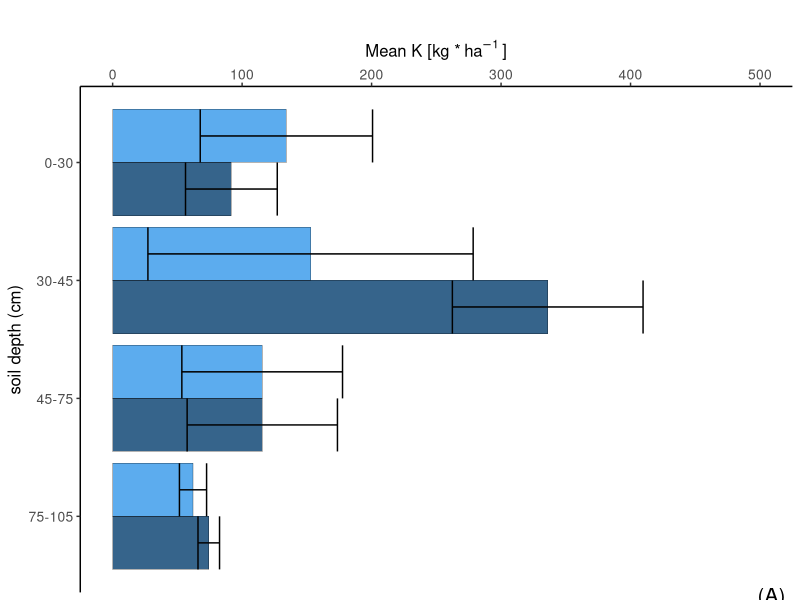
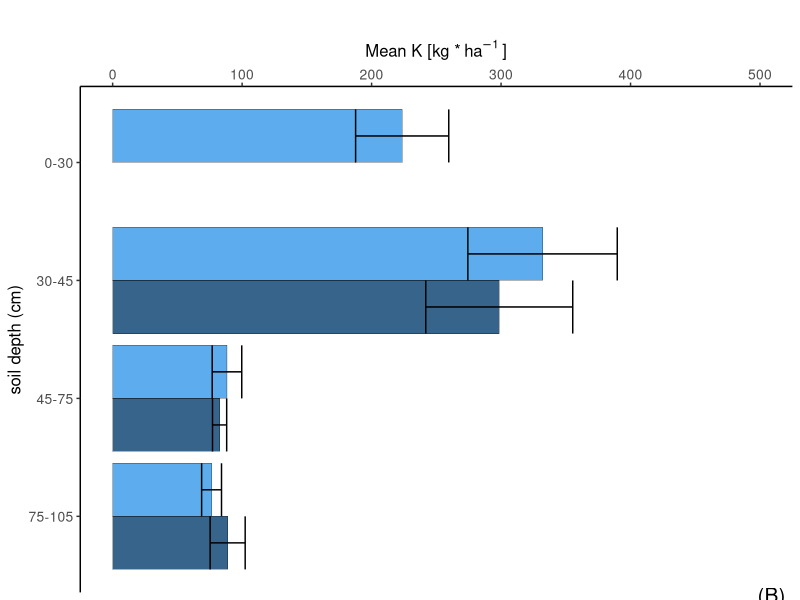
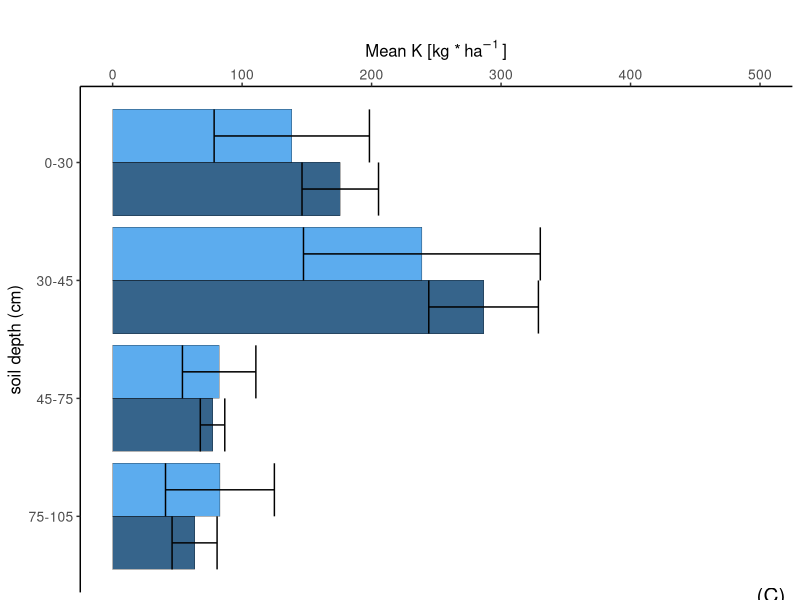
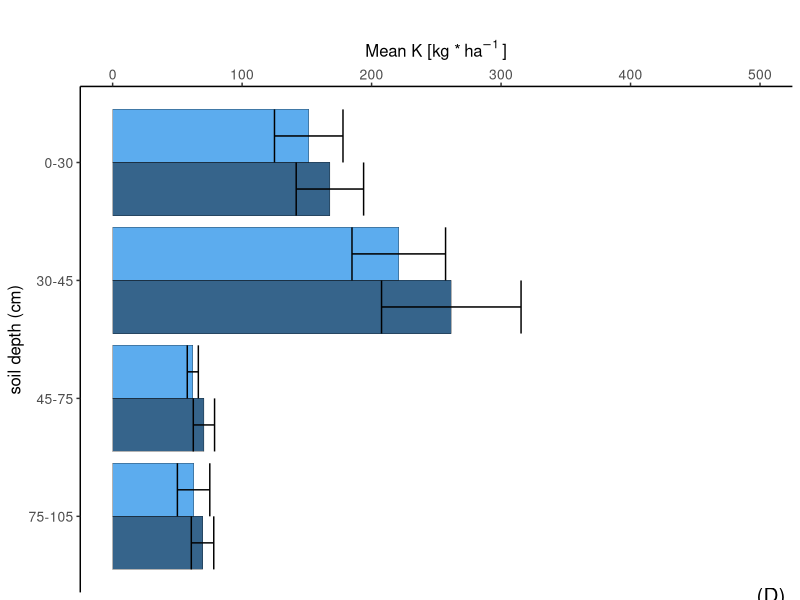
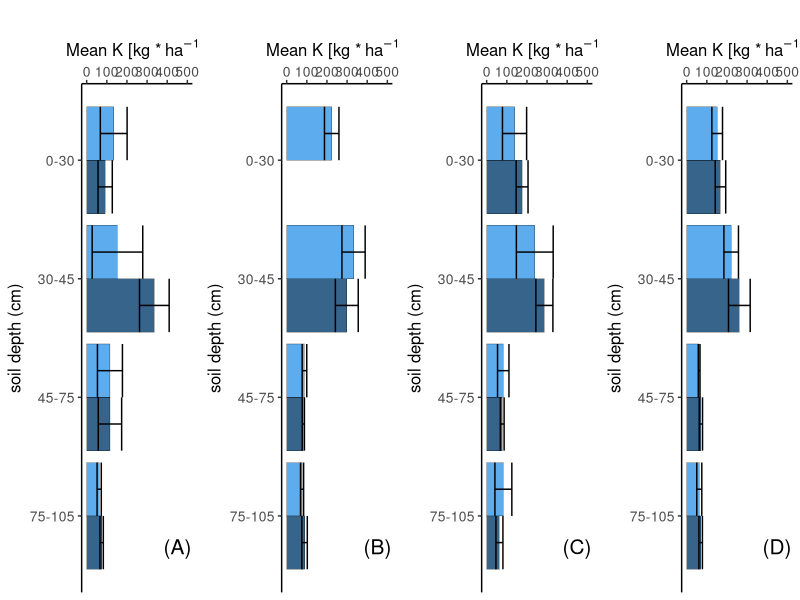
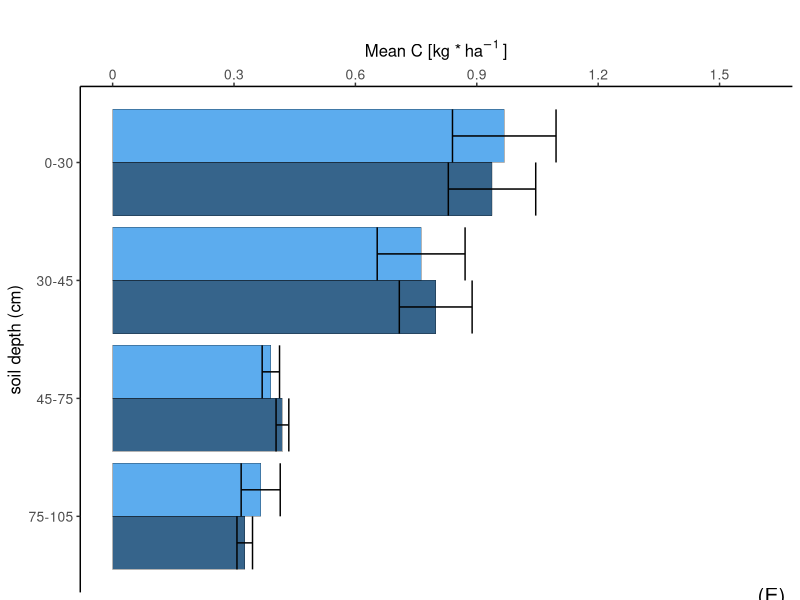
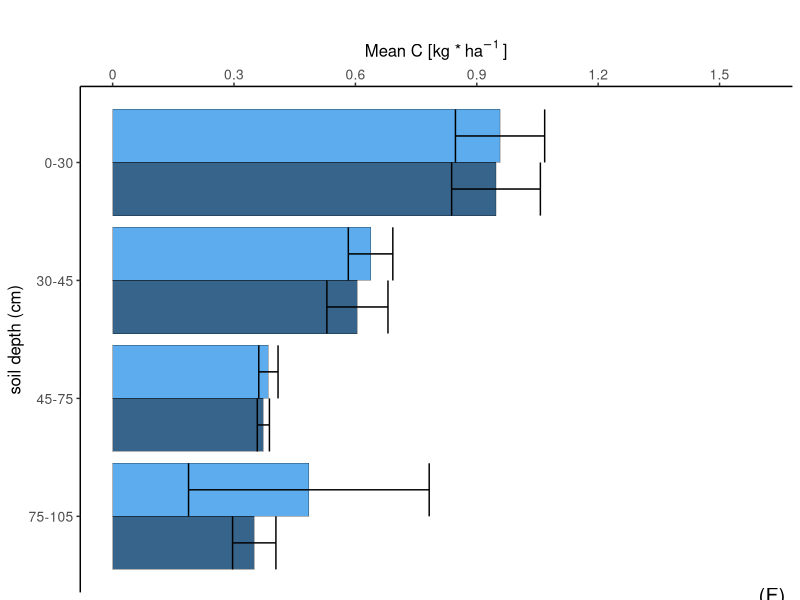
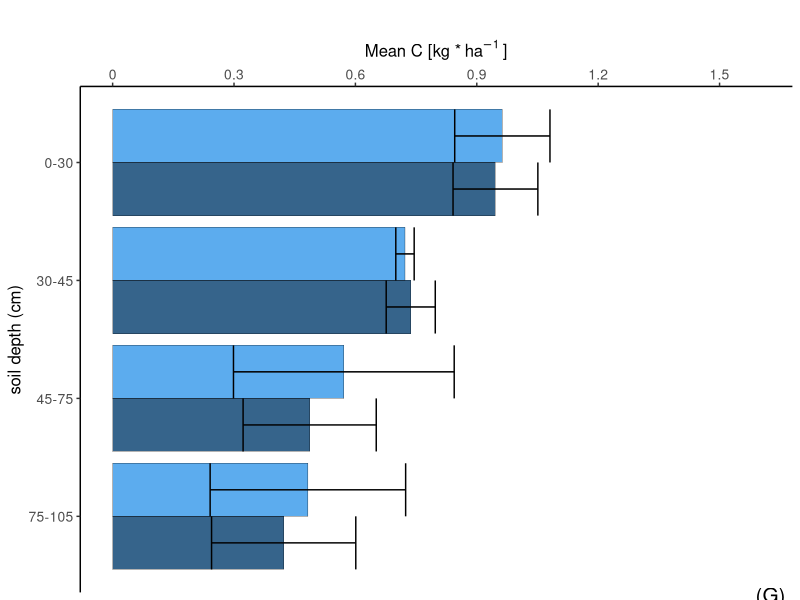

Write the R code that produced these figures, in order.
library(tidyverse)
library(readxl)
library(gridExtra)
library(ggpubr)

#rohdaten soil
Rohdaten_soil <- read.csv2("soil data C.csv")

#Thema
Thema_soil <- theme(panel.background = element_rect(fill = "white"),
                    axis.line = element_line())

#K
#Durchschnitt und Standardabweichung pro Parzelle und Tiefe und Sampling date
Durchschnitt_pro_Parzelle <- Rohdaten_soil %>%
  group_by(date, fieldrep, treatment, depth_class) %>%
  summarise(mean_Parameter = mean(K_mgkg, na.rm=TRUE), SD_Parameter = sd(K_mgkg, na.rm=TRUE))

Durchschnitt_pro_Parzelle$fieldrep<-as.character(Durchschnitt_pro_Parzelle$fieldrep)
Durchschnitt_pro_Parzelle$treatment<-as.character(Durchschnitt_pro_Parzelle$treatment)

#Durchschnitt und Standardabweichung Variante je Sampling date und Tiefe
Durchschnitt_Variante <- Durchschnitt_pro_Parzelle %>%
  group_by(date, treatment, depth_class) %>% 
  summarize(Anzahl_Parzellen=length(mean_Parameter),mean_Parameter_treat=mean(mean_Parameter, na.rm=TRUE), SD_Parameter_treat=sd(mean_Parameter, na.rm=TRUE))

Durchschnitt_Variante$treatment<-as.character(Durchschnitt_Variante$treatment)

Farben_Varianten <- c("5"="steelblue4", "6"="steelblue2")

Durchschnitt_Variante_date <-
  Durchschnitt_Variante[Durchschnitt_Variante$date == 1,]

a <- ggplot(Durchschnitt_Variante_date [(  Durchschnitt_Variante_date$treatment == "5"|
                                      Durchschnitt_Variante_date$treatment == "6"),], 
       aes(x=depth_class,y=mean_Parameter_treat, fill=treatment))+
  geom_bar (stat="identity",position="dodge", color="black", size=0.1)+
  ylab(bquote("Mean K [kg *" ~ha^-1 ~"]"))+
  xlab("soil depth (cm)")+
  Thema_soil +
  scale_y_continuous(position = "right", breaks = c(0, 100, 200, 300, 400, 500),
                     labels = c("0", "100", "200", "300", "400", "500"),
                     limits=c(0,500))+
  geom_errorbar(aes(ymin=mean_Parameter_treat-SD_Parameter_treat,
                    ymax=mean_Parameter_treat+SD_Parameter_treat),position=position_dodge(width=0.9))+  
  scale_x_reverse(breaks=c(1,2,3,4), labels=c("0-30", "30-45", "45-75", "75-105"))+
  coord_flip()+
  ggtitle("(A)") +
  scale_color_manual(values = Farben_Varianten, aesthetics = "fill", labels=c("RS2", "WW2"))+
  theme(axis.text.x = element_text(size = 10),
        axis.ticks.x=element_line(size=0.5),
        legend.title=element_blank(),
        legend.position="none",
        legend.text = element_text(size = 12),
        legend.spacing.x = unit(0.2, 'cm'),
        axis.title.x = element_text(size = 12),
        axis.title.y = element_text(size = 12),
        axis.text.y = element_text(size = 10),
        plot.title = element_text(size = 15, vjust = -115, hjust = 0.99))
a

Durchschnitt_Variante_date <-
  Durchschnitt_Variante[Durchschnitt_Variante$date == 2,]

b <- ggplot(Durchschnitt_Variante_date [(  Durchschnitt_Variante_date$treatment == "5"|
                                             Durchschnitt_Variante_date$treatment == "6"),], 
            aes(x=depth_class,y=mean_Parameter_treat, fill=treatment))+
  geom_bar (stat="identity",position="dodge", color="black", size=0.1)+
  ylab(bquote("Mean K [kg *" ~ha^-1 ~"]"))+
  xlab("soil depth (cm)")+
  Thema_soil+
  scale_y_continuous(position = "right", breaks = c(0, 100, 200, 300, 400, 500),
                     labels = c("0", "100", "200", "300", "400", "500"),
                     limits=c(0,500))+
  geom_errorbar(aes(ymin=mean_Parameter_treat-SD_Parameter_treat,
                    ymax=mean_Parameter_treat+SD_Parameter_treat),position=position_dodge(width=0.9))+  
  scale_x_reverse(breaks=c(1,2,3,4), labels=c("0-30", "30-45", "45-75", "75-105"))+
  coord_flip()+
  ggtitle("(B)") +
  scale_color_manual(values = Farben_Varianten, aesthetics = "fill", labels=c("RS2", "WW2"))+
  theme(axis.text.x = element_text(size = 10),
        axis.ticks.x=element_line(size=0.5),
        legend.title=element_blank(),
        legend.position="none",
        legend.text = element_text(size = 12),
        legend.spacing.x = unit(0.2, 'cm'),
        axis.title.x = element_text(size = 12),
        axis.title.y = element_text(size = 12),
        axis.text.y = element_text(size = 10),
        plot.title = element_text(size = 15, vjust = -115, hjust = 0.99))
b

Durchschnitt_Variante_date <-
  Durchschnitt_Variante[Durchschnitt_Variante$date == 3,]

c <- ggplot(Durchschnitt_Variante_date [(  Durchschnitt_Variante_date$treatment == "5"|
                                             Durchschnitt_Variante_date$treatment == "6"),], 
            aes(x=depth_class,y=mean_Parameter_treat, fill=treatment))+
  geom_bar (stat="identity",position="dodge", color="black", size=0.1)+
  ylab(bquote("Mean K [kg *" ~ha^-1 ~"]"))+
  xlab("soil depth (cm)")+
  Thema_soil+
  scale_y_continuous(position = "right", breaks = c(0, 100, 200, 300, 400, 500),
                     labels = c("0", "100", "200", "300", "400", "500"),
                     limits=c(0,500))+
  geom_errorbar(aes(ymin=mean_Parameter_treat-SD_Parameter_treat,
                    ymax=mean_Parameter_treat+SD_Parameter_treat),position=position_dodge(width=0.9))+  
  scale_x_reverse(breaks=c(1,2,3,4), labels=c("0-30", "30-45", "45-75", "75-105"))+
  coord_flip()+
  ggtitle("(C)") +
  scale_color_manual(values = Farben_Varianten, aesthetics = "fill", labels=c("RS2", "WW2"))+
  theme(axis.text.x = element_text(size = 10),
        axis.ticks.x=element_line(size=0.5),
        legend.title=element_blank(),
        legend.position="none",
        legend.text = element_text(size = 12),
        legend.spacing.x = unit(0.2, 'cm'),
        axis.title.x = element_text(size = 12),
        axis.title.y = element_text(size = 12),
        axis.text.y = element_text(size = 10),
        plot.title = element_text(size = 15, vjust = -115, hjust = 0.99))
c

Durchschnitt_Variante_date <-
  Durchschnitt_Variante[Durchschnitt_Variante$date == 4,]

d <- ggplot(Durchschnitt_Variante_date [(  Durchschnitt_Variante_date$treatment == "5"|
                                             Durchschnitt_Variante_date$treatment == "6"),], 
            aes(x=depth_class,y=mean_Parameter_treat, fill=treatment))+
  geom_bar (stat="identity",position="dodge", color="black", size=0.1)+
  ylab(bquote("Mean K [kg *" ~ha^-1 ~"]"))+
  xlab("soil depth (cm)")+
  Thema_soil+
  scale_y_continuous(position = "right", breaks = c(0, 100, 200, 300, 400, 500),
                     labels = c("0", "100", "200", "300", "400", "500"),
                     limits=c(0,500))+
  geom_errorbar(aes(ymin=mean_Parameter_treat-SD_Parameter_treat,
                    ymax=mean_Parameter_treat+SD_Parameter_treat),position=position_dodge(width=0.9))+  
  scale_x_reverse(breaks=c(1,2,3,4), labels=c("0-30", "30-45", "45-75", "75-105"))+
  coord_flip()+
  ggtitle("(D)") +
  scale_color_manual(values = Farben_Varianten, aesthetics = "fill", labels=c("RS2", "WW2"))+
  theme(axis.text.x = element_text(size = 10),
        axis.ticks.x=element_line(size=0.5),
        legend.title=element_blank(),
        legend.position="none",
        legend.text = element_text(size = 12),
        legend.spacing.x = unit(0.2, 'cm'),
        axis.title.x = element_text(size = 12),
        axis.title.y = element_text(size = 12),
        axis.text.y = element_text(size = 10),
        plot.title = element_text(size = 15, vjust = -115, hjust = 0.99))
d

Durchschnitt_Variante_date <-
  Durchschnitt_Variante[Durchschnitt_Variante$date == 4,]

K <- ggarrange(a, b, c, d, ncol = 4, nrow = 1)
K

#C
#Durchschnitt und Standardabweichung pro Parzelle und Tiefe und Sampling date
Durchschnitt_pro_Parzelle <- Rohdaten_soil %>%
  group_by(date, fieldrep, treatment, depth_class) %>%
  summarise(mean_Parameter = mean(C_proz, na.rm=TRUE), SD_Parameter = sd(C_proz, na.rm=TRUE))

Durchschnitt_pro_Parzelle$fieldrep<-as.character(Durchschnitt_pro_Parzelle$fieldrep)
Durchschnitt_pro_Parzelle$treatment<-as.character(Durchschnitt_pro_Parzelle$treatment)

#Durchschnitt und Standardabweichung Variante je Sampling date und Tiefe
Durchschnitt_Variante <- Durchschnitt_pro_Parzelle %>%
  group_by(date, treatment, depth_class) %>% 
  summarize(Anzahl_Parzellen=length(mean_Parameter),mean_Parameter_treat=mean(mean_Parameter, na.rm=TRUE), SD_Parameter_treat=sd(mean_Parameter, na.rm=TRUE))

Durchschnitt_Variante$treatment<-as.character(Durchschnitt_Variante$treatment)

Farben_Varianten <- c("5"="steelblue4", "6"="steelblue2")

Durchschnitt_Variante_date <-
  Durchschnitt_Variante[Durchschnitt_Variante$date == 1,]

e <- ggplot(Durchschnitt_Variante_date [(  Durchschnitt_Variante_date$treatment == "5"|
                                             Durchschnitt_Variante_date$treatment == "6"),], 
            aes(x=depth_class,y=mean_Parameter_treat, fill=treatment))+
  geom_bar (stat="identity",position="dodge", color="black", size=0.1)+
  ylab(bquote("Mean C [kg *" ~ha^-1 ~"]"))+
  xlab("soil depth (cm)")+
  Thema_soil+
  scale_y_continuous(position = "right", breaks = c(0, 0.3, 0.6, 0.9, 1.2, 1.5),
                     labels = c("0", "0.3", "0.6", "0.9", "1.2", "1.5"),
                     limits=c(0,1.6))+
  geom_errorbar(aes(ymin=mean_Parameter_treat-SD_Parameter_treat,
                    ymax=mean_Parameter_treat+SD_Parameter_treat),position=position_dodge(width=0.9))+  
  scale_x_reverse(breaks=c(1,2,3,4), labels=c("0-30", "30-45", "45-75", "75-105"))+
  coord_flip()+
  ggtitle("(E)") +
  scale_color_manual(values = Farben_Varianten, aesthetics = "fill", labels=c("RS2", "WW2"))+
  theme(axis.text.x = element_text(size = 10),
        axis.ticks.x=element_line(size=0.5),
        legend.title=element_blank(),
        legend.position="none",
        legend.text = element_text(size = 12),
        legend.spacing.x = unit(0.2, 'cm'),
        axis.title.x = element_text(size = 12),
        axis.title.y = element_text(size = 12),
        axis.text.y = element_text(size = 10),
        plot.title = element_text(size = 15, vjust = -115, hjust = 0.99))
e

Durchschnitt_Variante_date <-
  Durchschnitt_Variante[Durchschnitt_Variante$date == 2,]

f <- ggplot(Durchschnitt_Variante_date [(  Durchschnitt_Variante_date$treatment == "5"|
                                             Durchschnitt_Variante_date$treatment == "6"),], 
            aes(x=depth_class,y=mean_Parameter_treat, fill=treatment))+
  geom_bar (stat="identity",position="dodge", color="black", size=0.1)+
  ylab(bquote("Mean C [kg *" ~ha^-1 ~"]"))+
  xlab("soil depth (cm)")+
  Thema_soil+
  scale_y_continuous(position = "right", breaks = c(0, 0.3, 0.6, 0.9, 1.2, 1.5),
                     labels = c("0", "0.3", "0.6", "0.9", "1.2", "1.5"),
                     limits=c(0,1.6))+
  geom_errorbar(aes(ymin=mean_Parameter_treat-SD_Parameter_treat,
                    ymax=mean_Parameter_treat+SD_Parameter_treat),position=position_dodge(width=0.9))+  
  scale_x_reverse(breaks=c(1,2,3,4), labels=c("0-30", "30-45", "45-75", "75-105"))+
  coord_flip()+
  ggtitle("(F)") +
  scale_color_manual(values = Farben_Varianten, aesthetics = "fill", labels=c("RS2", "WW2"))+
  theme(axis.text.x = element_text(size = 10),
        axis.ticks.x=element_line(size=0.5),
        legend.title=element_blank(),
        legend.position="none",
        legend.text = element_text(size = 12),
        legend.spacing.x = unit(0.2, 'cm'),
        axis.title.x = element_text(size = 12),
        axis.title.y = element_text(size = 12),
        axis.text.y = element_text(size = 10),
        plot.title = element_text(size = 15, vjust = -115, hjust = 0.99))
f

Durchschnitt_Variante_date <-
  Durchschnitt_Variante[Durchschnitt_Variante$date == 3,]

g <- ggplot(Durchschnitt_Variante_date [(  Durchschnitt_Variante_date$treatment == "5"|
                                             Durchschnitt_Variante_date$treatment == "6"),], 
            aes(x=depth_class,y=mean_Parameter_treat, fill=treatment))+
  geom_bar (stat="identity",position="dodge", color="black", size=0.1)+
  ylab(bquote("Mean C [kg *" ~ha^-1 ~"]"))+
  xlab("soil depth (cm)")+
  Thema_soil+
  scale_y_continuous(position = "right", breaks = c(0, 0.3, 0.6, 0.9, 1.2, 1.5),
                     labels = c("0", "0.3", "0.6", "0.9", "1.2", "1.5"),
                     limits=c(0,1.6))+
  geom_errorbar(aes(ymin=mean_Parameter_treat-SD_Parameter_treat,
                    ymax=mean_Parameter_treat+SD_Parameter_treat),position=position_dodge(width=0.9))+  
  scale_x_reverse(breaks=c(1,2,3,4), labels=c("0-30", "30-45", "45-75", "75-105"))+
  coord_flip()+
  ggtitle("(G)") +
  scale_color_manual(values = Farben_Varianten, aesthetics = "fill", labels=c("RS2", "WW2"))+
  theme(axis.text.x = element_text(size = 10),
        axis.ticks.x=element_line(size=0.5),
        legend.title=element_blank(),
        legend.position="none",
        legend.text = element_text(size = 12),
        legend.spacing.x = unit(0.2, 'cm'),
        axis.title.x = element_text(size = 12),
        axis.title.y = element_text(size = 12),
        axis.text.y = element_text(size = 10),
        plot.title = element_text(size = 15, vjust = -115, hjust = 0.99))
g

Durchschnitt_Variante_date <-
  Durchschnitt_Variante[Durchschnitt_Variante$date == 4,]

h <- ggplot(Durchschnitt_Variante_date [(  Durchschnitt_Variante_date$treatment == "5"|
                                             Durchschnitt_Variante_date$treatment == "6"),], 
            aes(x=depth_class,y=mean_Parameter_treat, fill=treatment))+
  geom_bar (stat="identity",position="dodge", color="black", size=0.1)+
  ylab(bquote("Mean C [kg *" ~ha^-1 ~"]"))+
  xlab("soil depth (cm)")+
  Thema_soil+
  scale_y_continuous(position = "right", breaks = c(0, 0.3, 0.6, 0.9, 1.2, 1.5),
                     labels = c("0", "0.3", "0.6", "0.9", "1.2", "1.5"),
                     limits=c(0,1.6))+
  geom_errorbar(aes(ymin=mean_Parameter_treat-SD_Parameter_treat,
                    ymax=mean_Parameter_treat+SD_Parameter_treat),position=position_dodge(width=0.9))+  
  scale_x_reverse(breaks=c(1,2,3,4), labels=c("0-30", "30-45", "45-75", "75-105"))+
  coord_flip()+
  ggtitle("(H)") +
  scale_color_manual(values = Farben_Varianten, aesthetics = "fill", labels=c("RS2", "WW2"))+
  theme(axis.text.x = element_text(size = 10),
        axis.ticks.x=element_line(size=0.5),
        legend.title=element_blank(),
        legend.position="none",
        legend.text = element_text(size = 12),
        legend.spacing.x = unit(0.2, 'cm'),
        axis.title.x = element_text(size = 12),
        axis.title.y = element_text(size = 12),
        axis.text.y = element_text(size = 10),
        plot.title = element_text(size = 15, vjust = -115, hjust = 0.99))
h

C <- ggarrange(e, f, g, h, ncol = 4, nrow = 1)
C

#N
#Durchschnitt und Standardabweichung pro Parzelle und Tiefe und Sampling date
Durchschnitt_pro_Parzelle <- Rohdaten_soil %>%
  group_by(date, fieldrep, treatment, depth_class) %>%
  summarise(mean_Parameter = mean(N_proz, na.rm=TRUE), SD_Parameter = sd(N_proz, na.rm=TRUE))

Durchschnitt_pro_Parzelle$fieldrep<-as.character(Durchschnitt_pro_Parzelle$fieldrep)
Durchschnitt_pro_Parzelle$treatment<-as.character(Durchschnitt_pro_Parzelle$treatment)

#Durchschnitt und Standardabweichung Variante je Sampling date und Tiefe
Durchschnitt_Variante <- Durchschnitt_pro_Parzelle %>%
  group_by(date, treatment, depth_class) %>% 
  summarize(Anzahl_Parzellen=length(mean_Parameter),mean_Parameter_treat=mean(mean_Parameter, na.rm=TRUE), SD_Parameter_treat=sd(mean_Parameter, na.rm=TRUE))

Durchschnitt_Variante$treatment<-as.character(Durchschnitt_Variante$treatment)

Farben_Varianten <- c("5"="steelblue4", "6"="steelblue2")

Durchschnitt_Variante_date <-
  Durchschnitt_Variante[Durchschnitt_Variante$date == 1,]

i <- ggplot(Durchschnitt_Variante_date [(  Durchschnitt_Variante_date$treatment == "5"|
                                             Durchschnitt_Variante_date$treatment == "6"),], 
            aes(x=depth_class,y=mean_Parameter_treat, fill=treatment))+
  geom_bar (stat="identity",position="dodge", color="black", size=0.1)+
  ylab(bquote("Mean N [kg *" ~ha^-1 ~"]"))+
  xlab("soil depth (cm)")+
  Thema_soil+
  scale_y_continuous(position = "right", breaks = c(0, 0.03, 0.06, 0.09, 0.12, 0.15),
                     labels = c("0", "0.03", "0.06", "0.09", "0.12", "0.15"),
                     limits=c(0,0.15))+
  geom_errorbar(aes(ymin=mean_Parameter_treat-SD_Parameter_treat,
                    ymax=mean_Parameter_treat+SD_Parameter_treat),position=position_dodge(width=0.9))+  
  scale_x_reverse(breaks=c(1,2,3,4), labels=c("0-30", "30-45", "45-75", "75-105"))+
  coord_flip()+
  ggtitle("(I)") +
  scale_color_manual(values = Farben_Varianten, aesthetics = "fill", labels=c("RS2", "WW2"))+
  theme(axis.text.x = element_text(size = 10),
        axis.ticks.x=element_line(size=0.5),
        legend.title=element_blank(),
        legend.position="none",
        legend.text = element_text(size = 12),
        legend.spacing.x = unit(0.2, 'cm'),
        axis.title.x = element_text(size = 12),
        axis.title.y = element_text(size = 12),
        axis.text.y = element_text(size = 10),
        plot.title = element_text(size = 15, vjust = -115, hjust = 0.99))
i

Durchschnitt_Variante_date <-
  Durchschnitt_Variante[Durchschnitt_Variante$date == 2,]

j <- ggplot(Durchschnitt_Variante_date [(  Durchschnitt_Variante_date$treatment == "5"|
                                             Durchschnitt_Variante_date$treatment == "6"),], 
            aes(x=depth_class,y=mean_Parameter_treat, fill=treatment))+
  geom_bar (stat="identity",position="dodge", color="black", size=0.1)+
  ylab(bquote("Mean N [kg *" ~ha^-1 ~"]"))+
  xlab("soil depth (cm)")+
  Thema_soil+
  scale_y_continuous(position = "right", breaks = c(0, 0.03, 0.06, 0.09, 0.12, 0.15),
                     labels = c("0", "0.03", "0.06", "0.09", "0.12", "0.15"),
                     limits=c(0,0.15))+
  geom_errorbar(aes(ymin=mean_Parameter_treat-SD_Parameter_treat,
                    ymax=mean_Parameter_treat+SD_Parameter_treat),position=position_dodge(width=0.9))+  
  scale_x_reverse(breaks=c(1,2,3,4), labels=c("0-30", "30-45", "45-75", "75-105"))+
  coord_flip()+
  ggtitle("(J)") +
  scale_color_manual(values = Farben_Varianten, aesthetics = "fill", labels=c("RS2", "WW2"))+
  theme(axis.text.x = element_text(size = 10),
        axis.ticks.x=element_line(size=0.5),
        legend.title=element_blank(),
        legend.position="none",
        legend.text = element_text(size = 12),
        legend.spacing.x = unit(0.2, 'cm'),
        axis.title.x = element_text(size = 12),
        axis.title.y = element_text(size = 12),
        axis.text.y = element_text(size = 10),
        plot.title = element_text(size = 15, vjust = -115, hjust = 0.99))
j

Durchschnitt_Variante_date <-
  Durchschnitt_Variante[Durchschnitt_Variante$date == 3,]

k <- ggplot(Durchschnitt_Variante_date [(  Durchschnitt_Variante_date$treatment == "5"|
                                             Durchschnitt_Variante_date$treatment == "6"),], 
            aes(x=depth_class,y=mean_Parameter_treat, fill=treatment))+
  geom_bar (stat="identity",position="dodge", color="black", size=0.1)+
  ylab(bquote("Mean N [kg *" ~ha^-1 ~"]"))+
  xlab("soil depth (cm)")+
  Thema_soil+
  scale_y_continuous(position = "right", breaks = c(0, 0.03, 0.06, 0.09, 0.12, 0.15),
                     labels = c("0", "0.03", "0.06", "0.09", "0.12", "0.15"),
                     limits=c(0,0.15))+
  geom_errorbar(aes(ymin=mean_Parameter_treat-SD_Parameter_treat,
                    ymax=mean_Parameter_treat+SD_Parameter_treat),position=position_dodge(width=0.9))+  
  scale_x_reverse(breaks=c(1,2,3,4), labels=c("0-30", "30-45", "45-75", "75-105"))+
  coord_flip()+
  ggtitle("(K)") +
  scale_color_manual(values = Farben_Varianten, aesthetics = "fill", labels=c("RS2", "WW2"))+
  theme(axis.text.x = element_text(size = 10),
        axis.ticks.x=element_line(size=0.5),
        legend.title=element_blank(),
        legend.position="none",
        legend.text = element_text(size = 12),
        legend.spacing.x = unit(0.2, 'cm'),
        axis.title.x = element_text(size = 12),
        axis.title.y = element_text(size = 12),
        axis.text.y = element_text(size = 10),
        plot.title = element_text(size = 15, vjust = -115, hjust = 0.99))
k

Durchschnitt_Variante_date <-
  Durchschnitt_Variante[Durchschnitt_Variante$date == 4,]

l <- ggplot(Durchschnitt_Variante_date [(  Durchschnitt_Variante_date$treatment == "5"|
                                             Durchschnitt_Variante_date$treatment == "6"),], 
            aes(x=depth_class,y=mean_Parameter_treat, fill=treatment))+
  geom_bar (stat="identity",position="dodge", color="black", size=0.1)+
  ylab(bquote("Mean N [kg *" ~ha^-1 ~"]"))+
  xlab("soil depth (cm)")+
  Thema_soil+
  scale_y_continuous(position = "right", breaks = c(0, 0.03, 0.06, 0.09, 0.12, 0.15),
                     labels = c("0", "0.03", "0.06", "0.09", "0.12", "0.15"),
                     limits=c(0,0.15))+
  geom_errorbar(aes(ymin=mean_Parameter_treat-SD_Parameter_treat,
                    ymax=mean_Parameter_treat+SD_Parameter_treat),position=position_dodge(width=0.9))+  
  scale_x_reverse(breaks=c(1,2,3,4), labels=c("0-30", "30-45", "45-75", "75-105"))+
  coord_flip()+
  ggtitle("(L)") +
  scale_color_manual(values = Farben_Varianten, aesthetics = "fill", labels=c("RS2", "WW2"))+
  theme(axis.text.x = element_text(size = 10),
        axis.ticks.x=element_line(size=0.5),
        legend.title=element_blank(),
        legend.position="none",
        legend.text = element_text(size = 12),
        legend.spacing.x = unit(0.2, 'cm'),
        axis.title.x = element_text(size = 12),
        axis.title.y = element_text(size = 12),
        axis.text.y = element_text(size = 10),
        plot.title = element_text(size = 15, vjust = -115, hjust = 0.99))
l

N <- ggarrange(i, j, k, l, ncol = 4, nrow = 1)
N


#P
#Durchschnitt und Standardabweichung pro Parzelle und Tiefe und Sampling date
Durchschnitt_pro_Parzelle <- Rohdaten_soil %>%
  group_by(date, fieldrep, treatment, depth_class) %>%
  summarise(mean_Parameter = mean(P_mgkg, na.rm=TRUE), SD_Parameter = sd(P_mgkg, na.rm=TRUE))

Durchschnitt_pro_Parzelle$fieldrep<-as.character(Durchschnitt_pro_Parzelle$fieldrep)
Durchschnitt_pro_Parzelle$treatment<-as.character(Durchschnitt_pro_Parzelle$treatment)

#Durchschnitt und Standardabweichung Variante je Sampling date und Tiefe
Durchschnitt_Variante <- Durchschnitt_pro_Parzelle %>%
  group_by(date, treatment, depth_class) %>% 
  summarize(Anzahl_Parzellen=length(mean_Parameter),mean_Parameter_treat=mean(mean_Parameter, na.rm=TRUE), SD_Parameter_treat=sd(mean_Parameter, na.rm=TRUE))

Durchschnitt_Variante$treatment<-as.character(Durchschnitt_Variante$treatment)

Farben_Varianten <- c("5"="steelblue4", "6"="steelblue2")

Durchschnitt_Variante_date <-
  Durchschnitt_Variante[Durchschnitt_Variante$date == 1,]

m <- ggplot(Durchschnitt_Variante_date [(  Durchschnitt_Variante_date$treatment == "5"|
                                             Durchschnitt_Variante_date$treatment == "6"),], 
            aes(x=depth_class,y=mean_Parameter_treat, fill=treatment))+
  geom_bar (stat="identity",position="dodge", color="black", size=0.1)+
  ylab(bquote("Mean P [kg *" ~ha^-1 ~"]"))+
  xlab("soil depth (cm)")+
  Thema_soil+
  scale_y_continuous(position = "right", breaks = c(0, 30, 60, 90, 120, 150),
                     labels = c("0", "30", "60", "90", "120", "150"),
                     limits=c(0,160))+
  geom_errorbar(aes(ymin=mean_Parameter_treat-SD_Parameter_treat,
                    ymax=mean_Parameter_treat+SD_Parameter_treat),position=position_dodge(width=0.9))+  
  scale_x_reverse(breaks=c(1,2,3,4), labels=c("0-30", "30-45", "45-75", "75-105"))+
  coord_flip()+
  ggtitle("(M)") +
  scale_color_manual(values = Farben_Varianten, aesthetics = "fill", labels=c("RS2", "WW2"))+
  theme(axis.text.x = element_text(size = 10),
        axis.ticks.x=element_line(size=0.5),
        legend.title=element_blank(),
        legend.position="none",
        legend.text = element_text(size = 12),
        legend.spacing.x = unit(0.2, 'cm'),
        axis.title.x = element_text(size = 12),
        axis.title.y = element_text(size = 12),
        axis.text.y = element_text(size = 10),
        plot.title = element_text(size = 15, vjust = -115, hjust = 0.99))
m

Durchschnitt_Variante_date <-
  Durchschnitt_Variante[Durchschnitt_Variante$date == 2,]

n <- ggplot(Durchschnitt_Variante_date [(  Durchschnitt_Variante_date$treatment == "5"|
                                             Durchschnitt_Variante_date$treatment == "6"),], 
            aes(x=depth_class,y=mean_Parameter_treat, fill=treatment))+
  geom_bar (stat="identity",position="dodge", color="black", size=0.1)+
  ylab(bquote("Mean P [kg *" ~ha^-1 ~"]"))+
  xlab("soil depth (cm)")+
  Thema_soil+
  scale_y_continuous(position = "right", breaks = c(0, 30, 60, 90, 120, 150),
                     labels = c("0", "30", "60", "90", "120", "150"),
                     limits=c(0,160))+
  geom_errorbar(aes(ymin=mean_Parameter_treat-SD_Parameter_treat,
                    ymax=mean_Parameter_treat+SD_Parameter_treat),position=position_dodge(width=0.9))+  
  scale_x_reverse(breaks=c(1,2,3,4), labels=c("0-30", "30-45", "45-75", "75-105"))+
  coord_flip()+
  ggtitle("(N)") +
  scale_color_manual(values = Farben_Varianten, aesthetics = "fill", labels=c("RS2", "WW2"))+
  theme(axis.text.x = element_text(size = 10),
        axis.ticks.x=element_line(size=0.5),
        legend.title=element_blank(),
        legend.position="none",
        legend.text = element_text(size = 12),
        legend.spacing.x = unit(0.2, 'cm'),
        axis.title.x = element_text(size = 12),
        axis.title.y = element_text(size = 12),
        axis.text.y = element_text(size = 10),
        plot.title = element_text(size = 15, vjust = -115, hjust = 0.99))
n

Durchschnitt_Variante_date <-
  Durchschnitt_Variante[Durchschnitt_Variante$date == 3,]

o <- ggplot(Durchschnitt_Variante_date [(  Durchschnitt_Variante_date$treatment == "5"|
                                             Durchschnitt_Variante_date$treatment == "6"),], 
            aes(x=depth_class,y=mean_Parameter_treat, fill=treatment))+
  geom_bar (stat="identity",position="dodge", color="black", size=0.1)+
  ylab(bquote("Mean P [kg *" ~ha^-1 ~"]"))+
  xlab("soil depth (cm)")+
  Thema_soil+
  scale_y_continuous(position = "right", breaks = c(0, 30, 60, 90, 120, 150),
                     labels = c("0", "30", "60", "90", "120", "150"),
                     limits=c(0,160))+
  geom_errorbar(aes(ymin=mean_Parameter_treat-SD_Parameter_treat,
                    ymax=mean_Parameter_treat+SD_Parameter_treat),position=position_dodge(width=0.9))+  
  scale_x_reverse(breaks=c(1,2,3,4), labels=c("0-30", "30-45", "45-75", "75-105"))+
  coord_flip()+
  ggtitle("(O)") +
  scale_color_manual(values = Farben_Varianten, aesthetics = "fill", labels=c("RS2", "WW2"))+
  theme(axis.text.x = element_text(size = 10),
        axis.ticks.x=element_line(size=0.5),
        legend.title=element_blank(),
        legend.position="none",
        legend.text = element_text(size = 12),
        legend.spacing.x = unit(0.2, 'cm'),
        axis.title.x = element_text(size = 12),
        axis.title.y = element_text(size = 12),
        axis.text.y = element_text(size = 10),
        plot.title = element_text(size = 15, vjust = -115, hjust = 0.99))
o

Durchschnitt_Variante_date <-
  Durchschnitt_Variante[Durchschnitt_Variante$date == 4,]

p <- ggplot(Durchschnitt_Variante_date [(  Durchschnitt_Variante_date$treatment == "5"|
                                             Durchschnitt_Variante_date$treatment == "6"),], 
            aes(x=depth_class,y=mean_Parameter_treat, fill=treatment))+
  geom_bar (stat="identity",position="dodge", color="black", size=0.1)+
  ylab(bquote("Mean P [kg *" ~ha^-1 ~"]"))+
  xlab("soil depth (cm)")+
  Thema_soil+
  scale_y_continuous(position = "right", breaks = c(0, 30, 60, 90, 120, 150),
                     labels = c("0", "30", "60", "90", "120", "150"),
                     limits=c(0,160))+
  geom_errorbar(aes(ymin=mean_Parameter_treat-SD_Parameter_treat,
                    ymax=mean_Parameter_treat+SD_Parameter_treat),position=position_dodge(width=0.9))+  
  scale_x_reverse(breaks=c(1,2,3,4), labels=c("0-30", "30-45", "45-75", "75-105"))+
  coord_flip()+
  ggtitle("(P)") +
  scale_color_manual(values = Farben_Varianten, aesthetics = "fill", labels=c("RS2", "WW2"))+
  theme(axis.text.x = element_text(size = 10),
        axis.ticks.x=element_line(size=0.5),
        legend.title=element_blank(),
        legend.position="none",
        legend.text = element_text(size = 12),
        legend.spacing.x = unit(0.2, 'cm'),
        axis.title.x = element_text(size = 12),
        axis.title.y = element_text(size = 12),
        axis.text.y = element_text(size = 10),
        plot.title = element_text(size = 15, vjust = -115, hjust = 0.99))
p

P <- ggarrange(m, n, o, p, ncol = 4, nrow = 1)
P

ggarrange(C, P, N, K, ncol = 1, nrow = 4, common.legend = TRUE, legend = "bottom")












